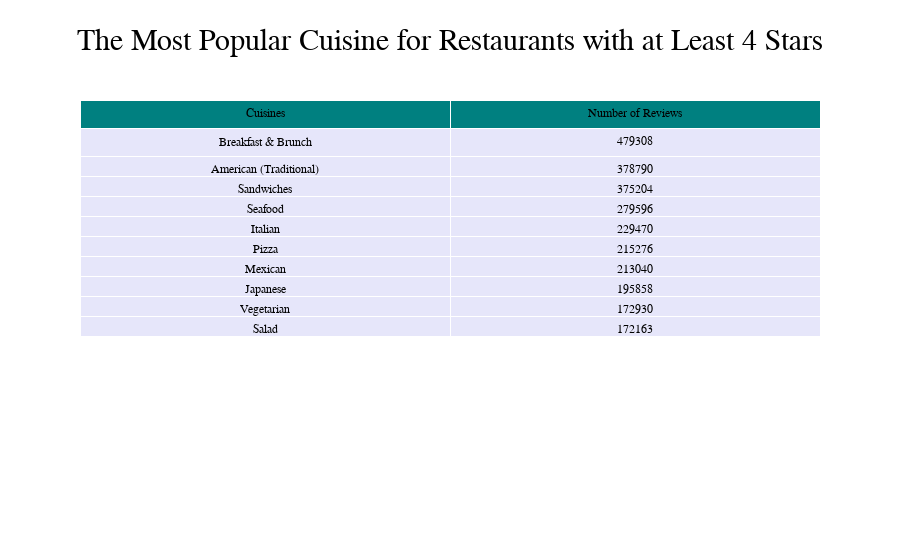

Notebook code for this chart:
### Code cell
# Plot

fig = go.Figure(data=[go.Table(
    header=dict(values=list(star_cuis.columns),
                fill_color='teal',
                align='center'),
    cells=dict(values=[star_cuis['Cuisines'], star_cuis['Number of Reviews']],
               fill_color='lavender',
               align='center'))
])
fig.update_layout(
    title_text = "The Most Popular Cuisine for Restaurants with at Least 4 Stars",
    title_font_size=30,
    title_x=0.5,
    font_family="Times New Roman",
    font_color="black",
    title_font_family="Times New Roman",
    title_font_color="black"
)
fig.update_traces(cells_font=dict(size = 12))
fig.show()

### Figure 1 — Plotly figure (JSON) as saved in the notebook; plotly's stock layout.template omitted (floating-point values rounded to 4 significant figures)
{"data": [{"cells": {"align": "center", "fill": {"color": "lavender"}, "font": {"size": 12}, "values": [["Breakfast & Brunch", "American (Traditional)", "Sandwiches", "Seafood", "Italian", "Pizza", "Mexican", "Japanese", "Vegetarian", "Salad"], [479308, 378790, 375204, 279596, 229470, 215276, 213040, 195858, 172930, 172163]]}, "header": {"align": "center", "fill": {"color": "teal"}, "values": ["Cuisines", "Number of Reviews"]}, "type": "table"}], "layout": {"font": {"color": "black", "family": "Times New Roman"}, "title": {"font": {"color": "black", "family": "Times New Roman", "size": 30}, "text": "The Most Popular Cuisine for Restaurants with at Least 4 Stars", "x": 0.5}}}
